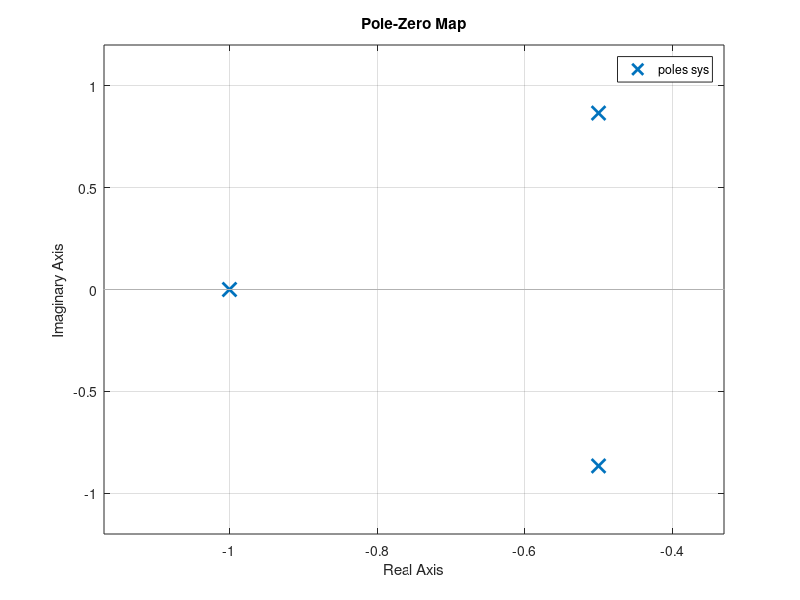

MATLAB code for this plot: (Note: this script raises an error after producing the figure.)
% H(s) = 1/(s^3+2s^2+2s+1);
num = [1];
den = [1,2,2,1];
sys = tf(num,den);
figure(1); pzmap(sys);
[r,p] = residue(num,den)
t = 0:0.02:10;
h = impulse(num,den,t);
figure(2); plot(t,h);
title('Impulse Response');
[H,w] = freqs(num,den);
figure(3); plot(w,abs(H));
xlabel('\omega'); title('Magnitude Response');
